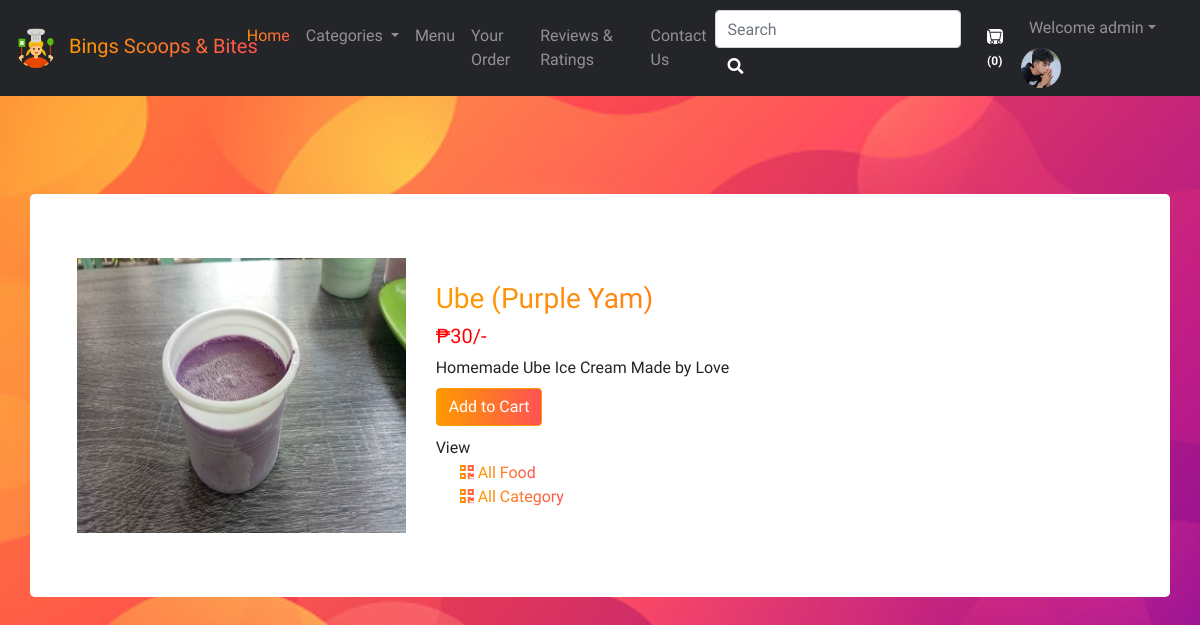
Screenshot of /viewPizza.php?itemid=6 (signed in) with the database file from the repository.
### tables this page shows
CREATE TABLE `sitedetail` (
  `tempId` int(11) NOT NULL,
  `systemName` varchar(21) NOT NULL,
  `email` varchar(35) NOT NULL,
  `contact1` bigint(21) NOT NULL,
  `contact2` bigint(21) DEFAULT NULL COMMENT 'Optional',
  `address` text NOT NULL,
  `dateTime` datetime NOT NULL DEFAULT current_timestamp()
);

CREATE TABLE `items` (
  `itemId` int(11) NOT NULL,
  `itemName` varchar(255) NOT NULL,
  `itemPrice` int(11) NOT NULL,
  `itemDesc` varchar(255) NOT NULL,
  `itemCategoryId` int(11) NOT NULL,
  `itemPubDate` datetime NOT NULL
);

### viewPizza.php (the view, shortened to what this page needs)
<!doctype html>
<html lang="en">
<head>
    <link rel="stylesheet" href="https://stackpath.bootstrapcdn.com/bootstrap/4.4.1/css/bootstrap.min.css">
    <link rel="stylesheet" href="https://use.fontawesome.com/releases/v5.8.2/css/all.css">
    <link rel="stylesheet" href="assets/css/custom.css">
</head>
<body>
    <?php include 'partials/_dbconnect.php'; ?>
    <?php require 'partials/_nav.php' ?>
    <div class="container my-4 mx-auto" id="cont">
        <div class="row jumbotron justify-content-center">
            <?php
            $itemId = $_GET['itemid'];
            $sql = "SELECT * FROM `items` WHERE itemId = $itemId";
            $result = mysqli_query($conn, $sql);
            $row = mysqli_fetch_assoc($result);
            $itemName = $row['itemName'];
            $itemPrice = $row['itemPrice'];
            $itemDesc = $row['itemDesc'];
            $itemCategoryId = $row['itemCategoryId'];
            ?>
            <?php
            echo  '<div class="col-md-4">
                <img src="img/item-' . $itemId . '.jpg" class="img-fluid" alt="Food Image">
            </div>
            <div class="col-md-8 my-4">
                <h3  style="background-image: linear-gradient(to right, #ff9a00, #ff5252); -webkit-background-clip: text; -webkit-text-fill-color: transparent;">' . $itemName . '</h3>
                <h5 style="color: #ff0000">₱' . $itemPrice . '/-</h5>
                <p class="mb-0 text-black">' . $itemDesc . '</p>';
            if ($loggedin) {
                $quaSql = "SELECT `itemQuantity` FROM `viewcart` WHERE itemId = '$itemId' AND `userId`='$userId'";
                $quaresult = mysqli_query($conn, $quaSql);
                $quaExistRows = mysqli_num_rows($quaresult);
                if ($quaExistRows == 0) {
                    echo '<form action="partials/_manageCart.php" method="POST">
                              <input type="hidden" name="itemId" value="' . $itemId . '">
                              <button type="submit" name="addToCart" class="btn btn-primary my-2">Add to Cart</button>';
                } else {
                    echo '<a href="viewCart.php"><button class="btn btn-primary my-2">Go to Cart</button></a>';
                }
            } else {
                echo '<button class="btn btn-primary my-2" data-toggle="modal" data-target="#loginModal">Add to Cart</button>';
            }
            echo '</form>
                <h6 class="my-1"> View </h6>
                <div class="mx-4">
                    <a href="viewPizzaList.php?catid=' . $itemCategoryId . '" class="active text-dark">
                        <i class="fas fa-qrcode"  style="background-image: linear-gradient(to right, #ff9a00, #ff5252); -webkit-background-clip: text; -webkit-text-fill-color: transparent;"></i>
                        <span  style="background-image: linear-gradient(to right, #ff9a00, #ff5252); -webkit-background-clip: text; -webkit-text-fill-color: transparent;">All Food</span>
                    </a>
                </div>
                <div class="mx-4">
                    <a href="about.php" class="active text-dark">
                        <i class="fas fa-qrcode"  style="background-image: linear-gradient(to right, #ff9a00, #ff5252); -webkit-background-clip: text; -webkit-text-fill-color: transparent;"></i>
                        <span  style="background-image: linear-gradient(to right, #ff9a00, #ff5252); -webkit-background-clip: text; -webkit-text-fill-color: transparent;">All Category</span>
                    </a>
                </div>
            </div>'
            ?>
        </div>
    </div>
</body>
</html>

### partials/_nav.php (shortened to what this page needs)
<?php
if (isset($_SESSION['loggedin']) && $_SESSION['loggedin'] == true) {
  $loggedin = true;
  $userId = $_SESSION['userId'];
  $username = $_SESSION['username'];
} else {
  $loggedin = false;
  $userId = 0;
}
$sql = "SELECT * FROM `sitedetail`";
$result = mysqli_query($conn, $sql);
$row = mysqli_fetch_assoc($result);
$systemName = $row['systemName'];
$countsql = "SELECT SUM(`itemQuantity`) FROM `viewcart` WHERE `userId`=$userId";
$countresult = mysqli_query($conn, $countsql);
$countrow = mysqli_fetch_assoc($countresult);
$count = $countrow['SUM(`itemQuantity`)'];
if (!$count) {
  $count = 0;
}
echo '<style>
.navbar-dark .navbar-nav .nav-link:hover {
  background-image: linear-gradient(to right, #ff9a00, #ff5252);
  background-clip: text;
  -webkit-background-clip: text;
  -webkit-text-fill-color: transparent;
  transition: 0.5s;
}
.home a{
  color: linear-gradient(to right, #ff9a00, #ff5252);
}
</style>
<nav class="navbar navbar-expand-lg navbar-dark navBg ">
<a class="navbar-brand mb-1 mt-1" href="index.php">
<img src="partials/uploads/cooking.png" alt="Company Logo" class="company-logo">
<span class="company-name ml-2" style="background-clip: text; -webkit-background-clip: text; -webkit-text-fill-color: transparent; background-image: linear-gradient(to right, #ff9a00, #ff5252);">' . $systemName . '</span>
</a>
      <button class="navbar-toggler" type="button" data-toggle="collapse" data-target="#navbarSupportedContent" aria-controls="navbarSupportedContent" aria-expanded="false" aria-label="Toggle navigation">
        <span class="navbar-toggler-icon"></span>
      </button>
      <div class="collapse navbar-collapse" id="navbarSupportedContent">
        <ul class="navbar-nav mr-auto">
          <li class="nav-item active home">
            <a class="nav-link" href="index.php" style="background-clip: text; -webkit-background-clip: text; -webkit-text-fill-color: transparent; background-image: linear-gradient(to right, #ff9a00, #ff5252);">Home<span class="sr-only">(current)</span></a>
          </li>
          <li class="nav-item dropdown">
            <a class="nav-link dropdown-toggle" href="#" id="navbarDropdown" role="button" data-toggle="dropdown" aria-haspopup="true" aria-expanded="false">
              Categories
            </a>
            <div class="dropdown-menu" aria-labelledby="navbarDropdown">';
echo '</div>
          </li>
          <li class="nav-item">
            <a class="nav-link" href="about.php">Menu</a>
          </li>
          <li class="nav-item">
            <a class="nav-link" href="viewOrder.php">Your Order</a>
          </li>
          <li class="nav-item">
          <a class="nav-link" href="reviews.php">Reviews & Ratings</a>
        </li>
        <li class="nav-item">
            <a class="nav-link" href="contact.php">Contact Us</a>
          </li>
        </ul>
        <div class="search-wrapper">
           <form method="get" action="search.php" class="form-inline searchForm">
            <div class="search-input">
              <input class="form-control mr-sm-2" type="search" name="search" id="search" placeholder="Search" aria-label="Search" required>
            </div>
            <button class="btn" id="textBtn" type="submit"><i class="fas fa-search"></i></button>
          </form>
        </div>
';
echo '<a href="viewCart.php">
        <button type="button" class="btn" title="MyCart">
          <svg xmlns="img/cart.svg" width="16" height="15" fill="currentColor" class="bi bi-cart cart " viewBox="0 0 16 16">
            <path d="M0 1.5A.5.5 0 0 1 .5 1H2a.5.5 0 0 1 .485.379L2.89 3H14.5a.5.5 0 0 1 .491.592l-1.5 8A.5.5 0 0 1 13 12H4a.5.5 0 0 1-.491-.408L2.01 3.607 1.61 2H.5a.5.5 0 0 1-.5-.5zM3.102 4l1.313 7h8.17l1.313-7H3.102zM5 12a2 2 0 1 0 0 4 2 2 0 0 0 0-4zm7 0a2 2 0 1 0 0 4 2 2 0 0 0 0-4zm-7 1a1 1 0 1 1 0 2 1 1 0 0 1 0-2zm7 0a1 1 0 1 1 0 2 1 1 0 0 1 0-2z"/>
            </svg>   <span id="textBtn"><span id="count"> (' . $count . ')</span>
        </button></a>';
if ($loggedin) {
  echo '<div class="d-flex flex-wrap justify-content">
  <ul class="navbar-nav mr-2">
    <li class="nav-item dropdown">
      <a class="nav-link dropdown-toggle" href="#" id="navbarDropdown" role="button" data-toggle="dropdown"> Welcome ' . $username . '</a>
      <div class="dropdown-menu" aria-labelledby="navbarDropdown">
        <a class="dropdown-item" href="partials/_logout.php">Logout</a>
      </div>
    </li>
  </ul>
  <div class="text-center image-size-small position-relative">
    <a href="viewProfile.php"><img src="img/profile-' . $userId . '.jpg" class="rounded-circle" onError="this.src = \'img/profilePic.png\'" style="width:40px; height:40px"></a>
  </div>
</div>
';
} else {
  echo '
          <button type="button" class="btn"  data-toggle="modal" data-target="#loginModal"><span id="textBtn">Login</span></button>
          <button type="button" class="btn textBtn"  data-toggle="modal" data-target="#signupModal"><span id="textBtn">SignUp</span></button>';
}
echo '</div>
    </nav>';

### assets/css/custom.css (style rules this page uses)
body { background: linear-gradient( 180deg, rgba(0, 0, 0, 1) 0%, rgba(0, 0, 0, 0.8) 100% ); }
* { font-family: 'Cherry Cream Soda', cursive; }
#textBtn { background: white; -webkit-background-clip: text; -webkit-text-fill-color: transparent; font-weight: bold; }
.cart { background: white; border-radius: 25%; }
.company-logo { max-width: 100%; border-radius: 25px; height: auto; max-height: 40px; }
#count { font-size: 12px; }
.navBg { background-color: #242529; }

### viewPizza.php (style rules this page uses)
body { background-image: url(img/bgcontatct.jpg); background-position: center; background-size: cover; background-repeat: no-repeat; height: 91.2vh; margin: 0; }
#cont { min-height: 80%; display: flex; align-items: center; justify-content: center; }
.btn-primary { background-image: linear-gradient(to right, #ff9a00, #ff5252); border-color: #ff9a00; }
.img-fluid { height: 100%; width: 100%; }
.jumbotron { background-color: white; }

### partials/_nav.php (style rules this page uses)
.home a { color: linear-gradient(to right, #ff9a00, #ff5252); }

### rows the page displays
sitedetail: systemName "Bings Scoops & Bites"
items: itemName "Ube (Purple Yam)", itemPrice "30", itemDesc "Homemade Ube Ice Cream Made by Love"

### other values shown
$count "0"
$username "admin"
